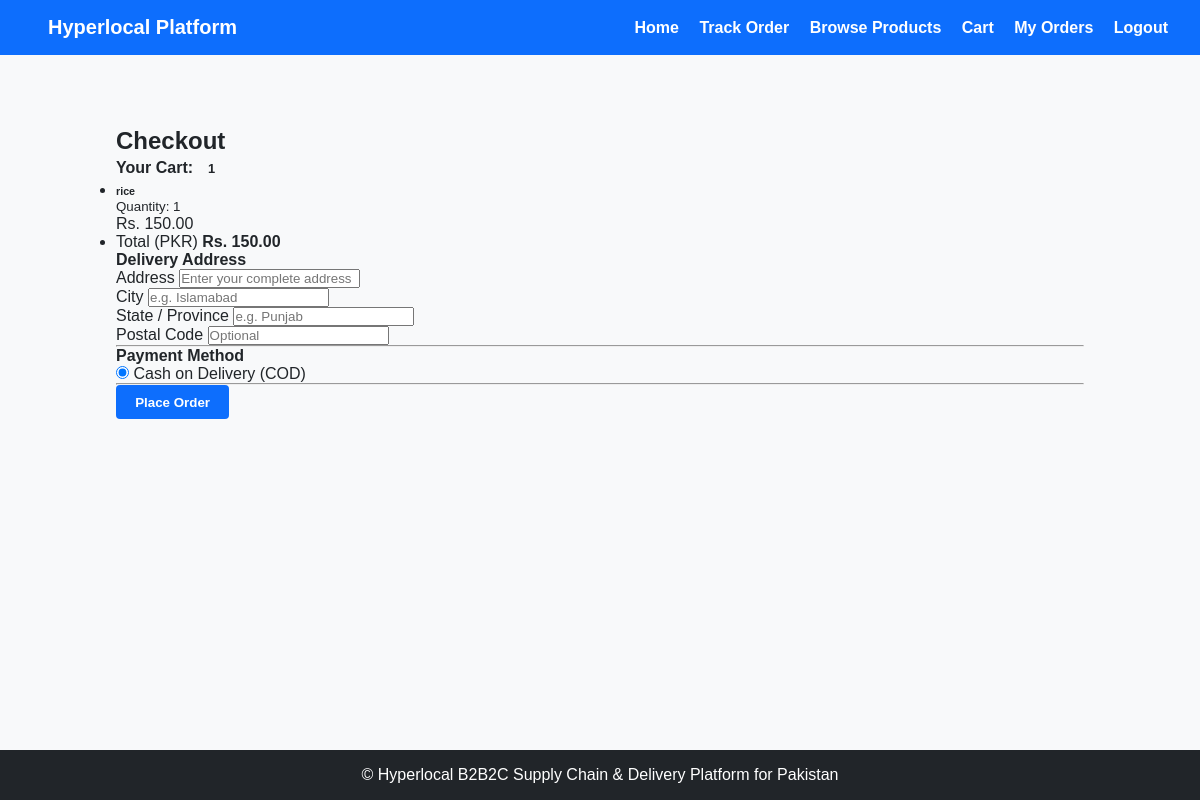
/shopkeeper/checkout (signed in), run on the app's committed database.
### tables this page shows
CREATE TABLE cart (
            id INTEGER PRIMARY KEY AUTOINCREMENT,
            shopkeeper_id INTEGER NOT NULL,
            product_id INTEGER NOT NULL,
            quantity INTEGER NOT NULL,
            created_at TEXT NOT NULL,
            FOREIGN KEY (shopkeeper_id) REFERENCES users(id),
            FOREIGN KEY (product_id) REFERENCES products(id)
        );

CREATE TABLE products (
            id INTEGER PRIMARY KEY AUTOINCREMENT,
            wholesaler_id INTEGER NOT NULL,
            name TEXT NOT NULL,
            description TEXT NOT NULL,
            price REAL NOT NULL,
            stock INTEGER NOT NULL,
            category TEXT NOT NULL,
            created_at TEXT NOT NULL,
            FOREIGN KEY (wholesaler_id) REFERENCES users(id)
        );

### app.py (the view, shortened to what this page needs)
@app.route("/shopkeeper/checkout", methods=["GET", "POST"])
def checkout():
    if not has_role("Shopkeeper"):
        flash("Access denied.", "error")
        return redirect(url_for("login"))
    connection = get_db_connection()
    try:
        cart_items = connection.execute("""
            SELECT
                cart.id,
                cart.product_id,
                cart.quantity,
                products.name AS product_name,
                products.price,
                products.stock,
                products.wholesaler_id
            FROM cart
            JOIN products
                ON cart.product_id = products.id
            WHERE cart.shopkeeper_id = ?
        """, (session["user_id"],)).fetchall()
        if not cart_items:
            flash("Your cart is empty.", "error")
            return redirect(url_for("shopkeeper_cart"))
        wholesaler_ids = set(
            item["wholesaler_id"] for item in cart_items
        )
        if len(wholesaler_ids) > 1:
            flash(
                "Products from different wholesalers cannot be placed in one order.",
                "error"
            )
            return redirect(url_for("shopkeeper_cart"))
        wholesaler_id = cart_items[0]["wholesaler_id"]
        total_amount = sum(
            item["price"] * item["quantity"]
            for item in cart_items
        )
        return render_template(
            "shopkeeper/checkout.html",
            cart_items=cart_items,
            total_amount=total_amount
        )
    finally:
        connection.close()

### app.py (called while the page is built)
def is_logged_in():
    return "user_id" in session

def has_role(role):
    return is_logged_in() and session.get("user_role") == role

### database/database.py (called while the page is built)
def get_db_connection():
    connection= sqlite3.connect(DATABASE)
    connection.row_factory = sqlite3.Row
    return connection

### templates/shopkeeper/checkout.html (shortened to what this page needs)
{% extends "base.html" %}
{% block content %}
<div class="container checkout-container">
    <h2 class="mb-4 text-center fw-bold">Checkout</h2>
    <div class="row g-5">
        <div class="col-md-5 col-lg-4 order-md-last">
            <h4 class="d-flex justify-content-between align-items-center mb-3">
                <span class="text-primary">Your Cart:</span>
                <span class="badge bg-primary rounded-pill">
                    {{ cart_items|length }}
                </span>
            </h4>
            <ul class="list-group mb-3">
                {% for item in cart_items %}
                <li class="list-group-item d-flex justify-content-between lh-sm">
                    <div>
                        <h6 class="my-0">
                            {{ item.product_name }}
                        </h6>
                        <small class="text-muted">
                            Quantity: {{ item.quantity }}
                        </small>
                    </div>
                    <span class="text-muted">
                        Rs. {{ "%.2f"|format(item.price * item.quantity) }}
                    </span>
                </li>
                {% endfor %}
                <li class="list-group-item d-flex justify-content-between">
                    <span>Total (PKR)</span>
                    <strong>
                        Rs. {{ "%.2f"|format(total_amount) }}
                    </strong>
                </li>
            </ul>
        </div>
        <div class="col-md-7 col-lg-8">
            <h4 class="mb-3">Delivery Address</h4>
            <form method="POST"
                  action="{{ url_for('checkout') }}">
                <div class="row g-3">
                    <div class="col-12">
                        <label for="address_line" class="form-label">
                            Address
                        </label>
                        <input
                            type="text"
                            class="form-control"
                            id="address_line"
                            name="address_line"
                            placeholder="Enter your complete address"
                            required
                        >
                    </div>
                    <div class="col-md-6">
                        <label for="city" class="form-label">
                            City
                        </label>
                        <input
                            type="text"
                            class="form-control"
                            id="city"
                            name="city"
                            placeholder="e.g. Islamabad"
                            required
                        >
                    </div>
                    <div class="col-md-6">
                        <label for="state" class="form-label">
                            State / Province
                        </label>
                        <input
                            type="text"
                            class="form-control"
                            id="state"
                            name="state"
                            placeholder="e.g. Punjab"
                            required
                        >
                    </div>
                    <div class="col-md-6">
                        <label for="postal_code" class="form-label">
                            Postal Code
                        </label>
                        <input
                            type="text"
                            class="form-control"
                            id="postal_code"
                            name="postal_code"
                            placeholder="Optional"
                        >
                    </div>
                </div>
                <hr class="my-4">
                <h4 class="mb-3">Payment Method</h4>
                <div class="form-check">
                    <input
                        id="cod"
                        name="payment_method"
                        type="radio"
                        value="COD"
                        class="form-check-input"
                        checked
                        required
                    >
                    <label class="form-check-label" for="cod">
                        Cash on Delivery (COD)
                    </label>
                </div>
                <hr class="my-4">
                <button
                    class="w-100 btn btn-primary btn-lg"
                    type="submit">
                    Place Order
                </button>
            </form>
        </div>
    </div>
</div>
{% endblock %}

### static/css/style.css (style rules this page uses)
* { box-sizing: border-box; margin: 0; padding: 0; font-family: Arial, sans-serif; }
body { background-color: #f8f9fa; color: #212529; display: flex; flex-direction: column; min-height: 100vh; }
.btn { display: inline-block; background-color: #0d6efd; color: #ffffff; padding: 0.6rem 1.2rem; border: none; border-radius: 4px; cursor: pointer; text-decoration: none; font-weight: bold; text-align: center; }
.btn-primary { background-color: #0d6efd; }
.badge { display: inline-block; padding: 0.35rem 0.65rem; border-radius: 4px; font-size: 0.8rem; font-weight: bold; }

### templates/shopkeeper/checkout.html (style rules this page uses)
.checkout-container { padding: 40px 0; }

### data on the page
cart: product_name "rice", quantity "1"
products: item.price*item.quantity "150.00"

### other printed values
{{ cart_items|length }} "1"
{{ "%.2f"|format(total_amount) }} "150.00"
